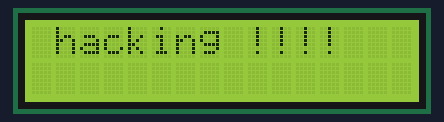
The sketch below on a simulated Arduino Uno, built with avr-gcc and run on an emulated ATmega328P. Parts: 16×2 character LCD.

Above: at 0.1 s.
At 1.1 s:
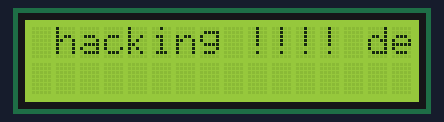

The sketch:

temp_on_lcd.ino
```cpp
// Make a lcd screen display temperature in fahrenheit with a temperature sensor!

#include <LiquidCrystal.h>

LiquidCrystal lcd(12, 11, 5, 4, 3, 2);


void setup()
{
  lcd.begin(16, 2);
}

void loop()
{

lcd.clear();
 lcd.print(" hacking !!!!");

delay(1000);
 lcd.println(" degrees C ");
delay(1000);

}
```

Measured:
- what the display in image 1 shows lasts 1.0 s, from 1.1 s to 2.1 s
